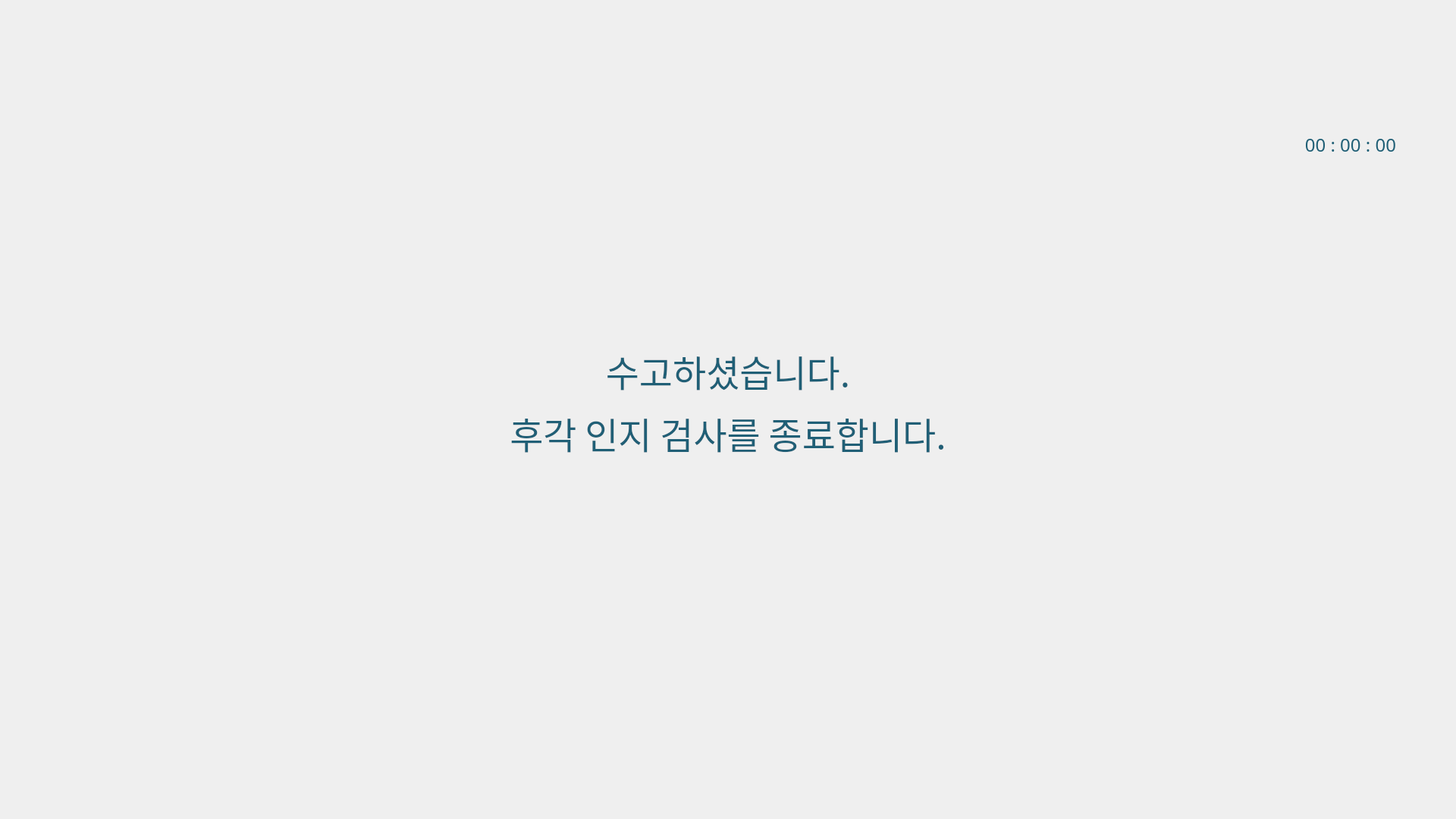
<?xml version="1.0" encoding="UTF-8"?>
<ui version="4.0">
 <class>MainWindow</class>
 <widget class="QMainWindow" name="MainWindow">
  <property name="geometry">
   <rect>
    <x>0</x>
    <y>0</y>
    <width>1920</width>
    <height>1080</height>
   </rect>
  </property>
  <property name="sizePolicy">
   <sizepolicy hsizetype="Maximum" vsizetype="Maximum">
    <horstretch>0</horstretch>
    <verstretch>0</verstretch>
   </sizepolicy>
  </property>
  <property name="maximumSize">
   <size>
    <width>1920</width>
    <height>1080</height>
   </size>
  </property>
  <property name="font">
   <font>
    <family>Malgun Gothic</family>
    <pointsize>16</pointsize>
   </font>
  </property>
  <property name="focusPolicy">
   <enum>Qt::FocusPolicy::NoFocus</enum>
  </property>
  <property name="windowTitle">
   <string>Digital Olfaction Solution</string>
  </property>
  <property name="styleSheet">
   <string notr="true"/>
  </property>
  <widget class="QWidget" name="centralwidget">
   <widget class="QPushButton" name="pb_complete">
    <property name="geometry">
     <rect>
      <x>800</x>
      <y>933</y>
      <width>320</width>
      <height>130</height>
     </rect>
    </property>
    <property name="font">
     <font>
      <family>맑은 고딕</family>
      <pointsize>24</pointsize>
     </font>
    </property>
    <property name="styleSheet">
     <string notr="true">QPushButton{
	background-image : url(./ui/images/common_locale/btn_confirm.png);
	border : 0px;
}

QPushButton::hover{
	background-image : url(./ui/images/common_locale/btn_confirm_over.png);
	border : 0px;
}</string>
    </property>
    <property name="text">
     <string/>
    </property>
   </widget>
   <widget class="QLabel" name="label_guide">
    <property name="geometry">
     <rect>
      <x>35</x>
      <y>150</y>
      <width>1850</width>
      <height>760</height>
     </rect>
    </property>
    <property name="font">
     <font>
      <family>Malgun Gothic</family>
      <pointsize>36</pointsize>
      <italic>false</italic>
      <bold>false</bold>
     </font>
    </property>
    <property name="styleSheet">
     <string notr="true">QLabel{
	font : 36pt;
	color : #205f76;
}</string>
    </property>
    <property name="text">
     <string>&lt;html&gt;&lt;head/&gt;&lt;body&gt;&lt;p align=&quot;center&quot;&gt;수고하셨습니다.&lt;/p&gt;&lt;p align=&quot;center&quot;&gt;후각 인지 검사를 종료합니다.&lt;/p&gt;&lt;/body&gt;&lt;/html&gt;</string>
    </property>
    <property name="alignment">
     <set>Qt::AlignmentFlag::AlignLeading|Qt::AlignmentFlag::AlignLeft|Qt::AlignmentFlag::AlignVCenter</set>
    </property>
    <property name="margin">
     <number>0</number>
    </property>
    <property name="indent">
     <number>0</number>
    </property>
   </widget>
   <widget class="QLabel" name="label_background">
    <property name="geometry">
     <rect>
      <x>0</x>
      <y>0</y>
      <width>1920</width>
      <height>1080</height>
     </rect>
    </property>
    <property name="font">
     <font>
      <family>Malgun Gothic</family>
      <pointsize>16</pointsize>
      <bold>false</bold>
     </font>
    </property>
    <property name="styleSheet">
     <string notr="true">QLabel{
	image : url(./ui/images/test/i/bg_response.png);
}</string>
    </property>
    <property name="text">
     <string/>
    </property>
   </widget>
   <widget class="QLabel" name="label_time">
    <property name="geometry">
     <rect>
      <x>1690</x>
      <y>170</y>
      <width>151</width>
      <height>41</height>
     </rect>
    </property>
    <property name="font">
     <font>
      <family>Malgun Gothic</family>
      <pointsize>18</pointsize>
      <italic>false</italic>
      <bold>false</bold>
     </font>
    </property>
    <property name="styleSheet">
     <string notr="true">QLabel{
	color : #205f76;
	font : 18pt;
}</string>
    </property>
    <property name="text">
     <string>00 : 00 : 00</string>
    </property>
    <property name="alignment">
     <set>Qt::AlignmentFlag::AlignRight|Qt::AlignmentFlag::AlignTrailing|Qt::AlignmentFlag::AlignVCenter</set>
    </property>
   </widget>
   <widget class="QPushButton" name="ui_menu_btn_result">
    <property name="geometry">
     <rect>
      <x>1707</x>
      <y>13</y>
      <width>96</width>
      <height>96</height>
     </rect>
    </property>
    <property name="sizePolicy">
     <sizepolicy hsizetype="Preferred" vsizetype="Preferred">
      <horstretch>0</horstretch>
      <verstretch>0</verstretch>
     </sizepolicy>
    </property>
    <property name="minimumSize">
     <size>
      <width>40</width>
      <height>40</height>
     </size>
    </property>
    <property name="maximumSize">
     <size>
      <width>16777215</width>
      <height>16777215</height>
     </size>
    </property>
    <property name="font">
     <font>
      <family>Malgun Gothic</family>
      <pointsize>12</pointsize>
     </font>
    </property>
    <property name="styleSheet">
     <string notr="true">QPushButton{
	background-image : url(./ui/images/common/btn_result.png);
	border : 0px;
}

QPushButton::hover{
	background-image : url(./ui/images/common/btn_result_over.png);
	border : 0px;
}</string>
    </property>
    <property name="text">
     <string/>
    </property>
   </widget>
   <widget class="QPushButton" name="ui_menu_btn_quit">
    <property name="geometry">
     <rect>
      <x>1807</x>
      <y>13</y>
      <width>96</width>
      <height>96</height>
     </rect>
    </property>
    <property name="sizePolicy">
     <sizepolicy hsizetype="Preferred" vsizetype="Preferred">
      <horstretch>0</horstretch>
      <verstretch>0</verstretch>
     </sizepolicy>
    </property>
    <property name="minimumSize">
     <size>
      <width>40</width>
      <height>40</height>
     </size>
    </property>
    <property name="maximumSize">
     <size>
      <width>16777215</width>
      <height>16777215</height>
     </size>
    </property>
    <property name="font">
     <font>
      <family>Malgun Gothic</family>
      <pointsize>12</pointsize>
     </font>
    </property>
    <property name="styleSheet">
     <string notr="true">QPushButton{
	background-image : url(./ui/images/common/btn_logout.png);
	border : 0px;
}

QPushButton::hover{
	background-image : url(./ui/images/common/btn_logout_over.png);
	border : 0px;
}</string>
    </property>
    <property name="text">
     <string/>
    </property>
   </widget>
   <zorder>label_background</zorder>
   <zorder>pb_complete</zorder>
   <zorder>label_guide</zorder>
   <zorder>label_time</zorder>
   <zorder>ui_menu_btn_result</zorder>
   <zorder>ui_menu_btn_quit</zorder>
  </widget>
 </widget>
 <resources/>
 <connections/>
</ui>
